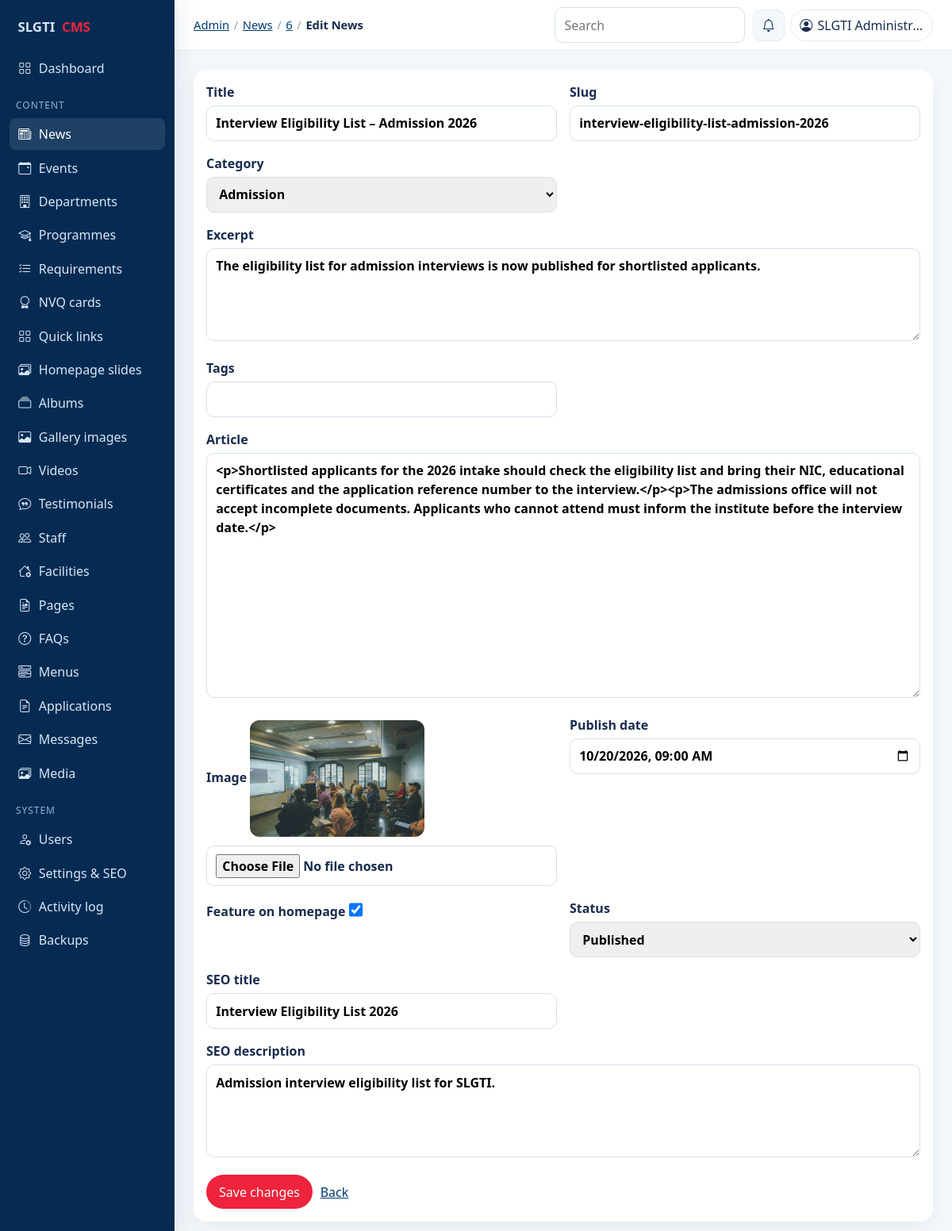
Page /admin/news/6/edit (signed in) on the committed database.
### tables this page shows
CREATE TABLE `news` (
  `id` int unsigned NOT NULL AUTO_INCREMENT,
  `category_id` int unsigned DEFAULT NULL,
  `author_id` int unsigned DEFAULT NULL,
  `title` varchar(220) NOT NULL,
  `slug` varchar(220) NOT NULL,
  `excerpt` text NOT NULL,
  `body` mediumtext NOT NULL,
  `image` varchar(255) DEFAULT NULL,
  `is_featured` tinyint(1) NOT NULL DEFAULT '0',
  `published_at` datetime DEFAULT NULL,
  `status` varchar(20) NOT NULL DEFAULT 'draft',
  `meta_title` varchar(180) DEFAULT NULL,
  `meta_description` varchar(255) DEFAULT NULL,
  `tags` varchar(255) DEFAULT NULL,
  `created_at` datetime NOT NULL DEFAULT CURRENT_TIMESTAMP,
  `updated_at` datetime NOT NULL DEFAULT CURRENT_TIMESTAMP ON UPDATE CURRENT_TIMESTAMP,
  PRIMARY KEY (`id`),
  UNIQUE KEY `slug` (`slug`),
  KEY `fk_news_category` (`category_id`),
  KEY `fk_news_author` (`author_id`),
  KEY `idx_news_listing` (`status`,`published_at`),
  CONSTRAINT `fk_news_author` FOREIGN KEY (`author_id`) REFERENCES `users` (`id`) ON DELETE SET NULL,
  CONSTRAINT `fk_news_category` FOREIGN KEY (`category_id`) REFERENCES `news_categories` (`id`) ON DELETE SET NULL
);

### app/Helpers/functions.php (called while the page is built, shortened)
<?php
function config(string $key, mixed $default = null): mixed
{
    return $GLOBALS['app_config'][$key] ?? $default;
}
function e(?string $value): string
{
    return htmlspecialchars((string) $value, ENT_QUOTES, 'UTF-8');
}
function ident(string $name): string
{
    return $name;
}
function base_url(string $path = ''): string
{
    static $base = null;
    if ($base === null) {
        $configured = (string) config('url', '');
        if ($configured !== '') {
            $base = rtrim($configured, '/');
        } else {
            $script = str_replace('\\', '/', dirname($_SERVER['SCRIPT_NAME'] ?? ''));
            $script = (string) preg_replace('#/public$#', '', $script);
            $base = ($script === '/' || $script === '.' || $script === '') ? '' : rtrim($script, '/');
        }
    }
    if ($path === '') {
        return $base === '' ? '/' : $base;
    }
    return ($base === '' ? '' : $base) . '/' . ltrim($path, '/');
}
function url(string $path = ''): string
{
    return base_url($path);
}
function media_url(?string $path): string
{
    return base_url(ltrim($path, '/'));
}
function old(string $key, mixed $default = ''): mixed
{
    return $_SESSION['_old'][$key] ?? $default;
}
function settings(?string $key = null, ?string $default = null): mixed
{
    static $cache = null;
    if ($cache === null) {
        $rows = \App\Core\Model::fetchAll('SELECT setting_key, setting_value FROM settings');
        $cache = [];
        foreach ($rows as $row) {
            $cache[$row['setting_key']] = $row['setting_value'];
        }
    }
    return $cache[$key] ?? $default;
}
function view(string $name, array $data = [], ?string $layout = 'layouts/main'): void
{
    $data['metaTitle'] = $data['metaTitle'] ?? settings('site_name', 'SLGTI');
    $data['metaDescription'] = $data['metaDescription'] ?? settings('meta_description', '');
    extract($data, EXTR_SKIP);
    $viewFile = APP_PATH . '/Views/' . $name . '.php';
    require $viewFile;
}
function can(string $permission): bool
{
    if (($_SESSION['role'] ?? '') === 'super_admin') {
        return true;
    }
    $perms = $_SESSION['permissions'] ?? null;
    $grantedByContent = ['news.manage', 'events.manage', 'departments.manage', 'programmes.manage', 'gallery.manage', 'staff.manage', 'pages.manage', 'slides.manage'];
    return in_array('content.manage', $perms, true) && in_array($permission, $grantedByContent, true);
}

### app/Controllers/Admin/ResourceController.php (called while the page is built, shortened)
<?php
final class ResourceController
{
    public function edit(string $resource, string $id): void
    {
        $config = $this->config($resource);
        $record = $this->find($config, (int) $id);
        view('admin/resource/form', [
            'resource' => $resource,
            'config' => $config,
            'record' => $record,
            'options' => $this->options($config),
            'metaTitle' => 'Edit ' . $config['title'],
        ], 'layouts/admin');
    }
    private function config(string $resource): array
    {
        $all = admin_resources();
        return $all[$resource];
    }
    private function find(array $config, int $id): array
    {
        $row = Model::fetch('SELECT * FROM `' . ident($config['table']) . '` WHERE id = ?', [$id]);
        return $row;
    }
    private function options(array $config): array
    {
        $options = [];
        foreach ($config['fields'] as $name => $field) {
            if (($field['type'] ?? '') !== 'select' || empty($field['source'])) {
                continue;
            }
            $label = $field['source_label'] ?? 'name';
            $rows = Model::fetchAll('SELECT id, `' . ident($label) . '` AS label FROM `' . ident($field['source']) . '` ORDER BY label ASC');
            $options[$name] = $rows;
        }
        return $options;
    }
    private function recordInDepartment(string $table, array $row): bool
    {
        if (($_SESSION['role'] ?? '') !== 'department_manager') {
            return true;
        }
        return true;
    }
}

### app/bootstrap.php (called while the page is built, shortened)
<?php
require APP_PATH . '/Helpers/functions.php';
spl_autoload_register(static function (string $class): void {
    $prefix = 'App\\';
    $relative = str_replace('\\', '/', substr($class, strlen($prefix)));
    $file = APP_PATH . '/' . $relative . '.php';
});
$router = new Router();
$router->dispatch($_SERVER['REQUEST_METHOD'] ?? 'GET', $_SERVER['REQUEST_URI'] ?? '/');

### public/index.php (called while the page is built, shortened)
<?php
require APP_PATH . '/bootstrap.php';

### config/database.php (called while the page is built, shortened)
<?php
return [
    'host' => '127.0.0.1',
    'port' => 3306,
    'database' => 'webslgti',
    'username' => 'root',
    'password' => '1234',
    'charset' => 'utf8mb4',
];

### app/Core/Database.php (called while the page is built, shortened)
<?php
final class Database
{
    private static ?PDO $pdo = null;
    public static function connection(): PDO
    {
        if (self::$pdo instanceof PDO) {
            return self::$pdo;
        }
        $config = require CONFIG_PATH . '/database.php';
        $dsn = sprintf(
            'mysql:host=%s;port=%d;dbname=%s;charset=%s',
            $config['host'],
            (int) $config['port'],
            $config['database'],
            $config['charset']
        );
        try {
            self::$pdo = new PDO($dsn, $config['username'], $config['password'], [
                PDO::ATTR_ERRMODE => PDO::ERRMODE_EXCEPTION,
                PDO::ATTR_DEFAULT_FETCH_MODE => PDO::FETCH_ASSOC,
                PDO::ATTR_EMULATE_PREPARES => false,
            ]);
        } catch (PDOException $exception) {
            self::fail($exception);
        }
        return self::$pdo;
    }
}

### app/Core/Model.php (called while the page is built, shortened)
<?php
class Model
{
    public static function query(string $sql, array $params = []): PDOStatement
    {
        $statement = Database::connection()->prepare($sql);
        $statement->execute($params);
        return $statement;
    }
    public static function fetchAll(string $sql, array $params = []): array
    {
        return self::query($sql, $params)->fetchAll();
    }
    public static function fetch(string $sql, array $params = []): ?array
    {
        $row = self::query($sql, $params)->fetch();
        return $row ?: null;
    }
}

### app/Views/admin/resource/form.php (the view, shortened to what this page needs)
<?php
$locked = !can($config['permission']);
$action = $record
    ? url('admin/' . $resource . '/' . $record['id'])
    : url('admin/' . $resource);
?>
<form class="panel form-grid" method="post" action="<?= e($action) ?>" enctype="multipart/form-data">
    <?php foreach ($config['fields'] as $name => $field):
        $type = $field['type'];
        $value = old($name, $record[$name] ?? '');
        if ($type === 'datetime' && $value) {
            $value = date('Y-m-d\TH:i', strtotime((string) $value));
        }
        ?>
        <label>
            <?= e($field['label']) ?>
            <?php if ($type === 'textarea' || $type === 'editor'): ?>
                <textarea name="<?= e($name) ?>" rows="<?= $type === 'editor' ? 12 : 4 ?>" class="<?= $type === 'editor' ? 'richtext' : '' ?>" <?= $locked ? 'readonly' : '' ?>><?= e((string) $value) ?></textarea>
            <?php elseif ($type === 'select'): ?>
                <select name="<?= e($name) ?>" <?= $locked ? 'disabled' : '' ?>>
                    <?php if (!empty($field['options'])): ?>
                        <?php foreach ($field['options'] as $optionValue => $optionLabel): ?>
                            <option value="<?= e((string) $optionValue) ?>" <?= (string) $value === (string) $optionValue ? 'selected' : '' ?>><?= e($optionLabel) ?></option>
                        <?php endforeach; ?>
                    <?php else: ?>
                        <?php foreach ($options[$name] ?? [] as $option): ?>
                            <option value="<?= (int) $option['id'] ?>" <?= (string) $value === (string) $option['id'] ? 'selected' : '' ?>><?= e($option['label']) ?></option>
                        <?php endforeach; ?>
                    <?php endif; ?>
                </select>
            <?php elseif ($type === 'checkbox'): ?>
                <input type="checkbox" name="<?= e($name) ?>" value="1" <?= (string) old($name, $record[$name] ?? 0) === '1' || old($name, $record[$name] ?? 0) === 1 ? 'checked' : '' ?>>
            <?php elseif ($type === 'file'): ?>
                <?php if (!empty($record[$name])): ?><img class="thumb" src="<?= e(media_url($record[$name])) ?>" alt=""><?php endif; ?>
                <?php $multiple = $resource === 'gallery-images' && !$record; ?>
                <input type="file" name="<?= e($multiple ? $name . '[]' : $name) ?>" accept="image/jpeg,image/png,image/webp,image/gif" <?= $multiple ? 'multiple' : '' ?>>
            <?php elseif ($type === 'password'): ?>
                <input type="password" name="<?= e($name) ?>" autocomplete="new-password" placeholder="<?= $record ? 'Leave blank to keep the current password' : '' ?>">
            <?php else: ?>
                <input type="<?= e($type === 'slug' || $type === 'number' ? ($type === 'number' ? 'number' : 'text') : ($type === 'email' ? 'email' : ($type === 'datetime' ? 'datetime-local' : 'text'))) ?>" name="<?= e($name) ?>" value="<?= e((string) $value) ?>" <?= $locked ? 'readonly' : '' ?>>
            <?php endif; ?>
        </label>
    <?php endforeach; ?>
    <div class="form-actions">
        <?php if (!$locked): ?><button type="submit"><?= $record ? 'Save changes' : 'Create' ?></button><?php endif; ?>
        <a href="<?= e(url('admin/' . $resource)) ?>">Back</a>
    </div>
</form>

### app/Core/Router.php (shortened to what this page needs)
<?php
final class Router
{
    private array $routes = [];
    private function add(string $method, string $path, array $handler): void
    {
        $this->routes[] = compact('method', 'path', 'handler');
    }
    public function dispatch(string $method, string $uri): void
    {
        $path = parse_url($uri, PHP_URL_PATH) ?: '/';
        $base = rtrim(str_replace('\\', '/', dirname($_SERVER['SCRIPT_NAME'] ?? '')), '/');
        $base = preg_replace('#/public$#', '', $base) ?: '';
        $path = '/' . trim($path, '/');
        if ($path !== '/') {
            $path = rtrim($path, '/');
        }
        foreach ($this->routes as $route) {
            if ($route['method'] !== $method) {
                continue;
            }
            $pattern = preg_replace('#\{([a-zA-Z_][a-zA-Z0-9_]*)\}#', '(?P<$1>[^/]+)', $route['path']);
            if (!preg_match('#^' . $pattern . '$#', $path, $matches)) {
                continue;
            }
            $params = [];
            foreach ($matches as $key => $value) {
                if (is_string($key)) {
                    $params[$key] = $value;
                }
            }
            $this->invoke($route['handler'], $params);
            return;
        }
    }
    private function invoke(array $handler, array $params): void
    {
        [$class, $method] = $handler;
        $controller = new $class();
        $controller->{$method}(...array_values($params));
    }
}

### public/assets/css/admin.css (style rules this page uses)
body { margin: 0; font-family: "Segoe UI", sans-serif; color: #172B4D; background: #F4F8FC; }
a { color: #003B70; }
.stat-grid article, .panel, .auth-card { background: #fff; border-radius: 16px; padding: 1rem; box-shadow: 0 8px 24px rgba(6,43,82,.06); }
input, select, textarea { width: 100%; margin-top: .3rem; padding: .6rem .7rem; border-radius: 10px; border: 1px solid #D5E0EC; font: inherit; }
button, .button { background: #EF233C; color: #fff; border: 0; border-radius: 999px; padding: .6rem 1rem; text-decoration: none; cursor: pointer; }
.form-grid label { display: block; font-weight: 700; margin-bottom: .8rem; }
.thumb { width: 160px; border-radius: 12px; margin: .4rem 0; }

### public/assets/css/admin-responsive.css (style rules this page uses)
.admin-body { --sidebar-width: clamp(220px, 18vw, 280px); --sidebar-collapsed-width: 0px; --topbar-height: 64px; --content-padding: clamp(0.75rem, 2vw, 1.5rem); --card-gap: clamp(0.75rem, 1.5vw, 1.25rem); --primary-color: #062B52; --secondary-color: #003B70; --accent-color: #EF233C; --ink: #172B4D; --line: #E2EAF3; --surface: #ffffff; --canvas: #F4F8FC; overflow-x: clip; background: var(--canvas); color: var(--ink); font-size: clamp(0.92rem, 0.35vw + 0.84rem, 1rem); }
.admin-body .panel, .admin-body .admin-columns { min-width: 0; }
.admin-body .form-grid { display: grid; grid-template-columns: minmax(0, 1fr); gap: 0.2rem 1rem; }
.admin-body .form-grid label { min-width: 0; }
.admin-body .form-grid input, .admin-body .form-grid select, .admin-body .form-grid textarea { max-width: 100%; }
.admin-body input[type="checkbox"] { width: 1.1rem; height: 1.1rem; }
.admin-body input[type="file"] { width: 100%; }
.admin-body .thumb { width: min(100%, 220px); height: auto; }
.admin-body .form-actions { display: flex; flex-wrap: wrap; gap: 0.6rem; align-items: center; }
@media (min-width: 768px) { .admin-body .form-grid { grid-template-columns: repeat(2, minmax(0, 1fr)); } }
@media (min-width: 768px) { .admin-body .form-grid > h2, .admin-body .form-grid > .record-details, .admin-body .form-grid > .form-actions, .admin-body .form-grid > label:has(textarea) { grid-column: 1 / -1; } }

### rows in the picture
news: title "Interview Eligibility List – Admission 2026", slug "interview-eligibility-list-admission-2026", excerpt "The eligibility list for admission interviews is now published for shortlisted applicants.", body "<p>Shortlisted applicants for the 2026 intake should check the eligibility list and bring their NIC, educational certificates and the application reference number to the interview.</p><p>The admissions office will not accept incomplete documents. Applicants who cannot attend must inform the institute before the interview date.</p>", image (picture), is_featured "☑", meta_title "Interview Eligibility List 2026", meta_description "Admission interview eligibility list for SLGTI."

### other values in the picture
$label "News"
$label "Events"
$label "Departments"
$label "Programmes"
$label "Requirements"
$label "NVQ cards"
$label "Quick links"
$label "Homepage slides"
$label "Albums"
$label "Gallery images"
$label "Videos"
$label "Testimonials"
$label "Staff"
$label "Facilities"
$label "Pages"
